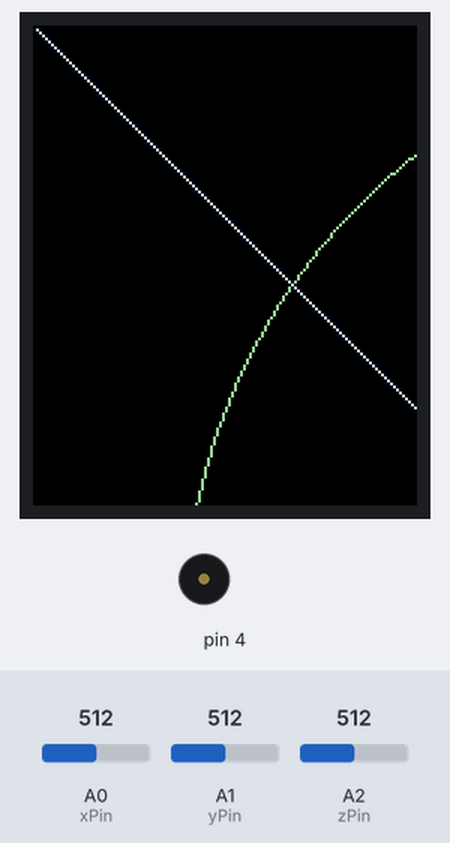
Bench run of a sketch on a simulated Arduino Uno, built with avr-gcc and run on an emulated ATmega328P. On the bench: 128×160 colour display, buzzer (waves = sounding). The test bench sets the inputs (shaded band); at power-on: A0 (xPin) = 512, A2 (zPin) = 512, A1 (yPin) = 512. Random numbers use the default seed unless the sketch sets one; what the sketch prints to the serial monitor is not drawn.

Above: at 1.3 s.
1.4 s: A0 (xPin) set to 306
At 2.08 s:
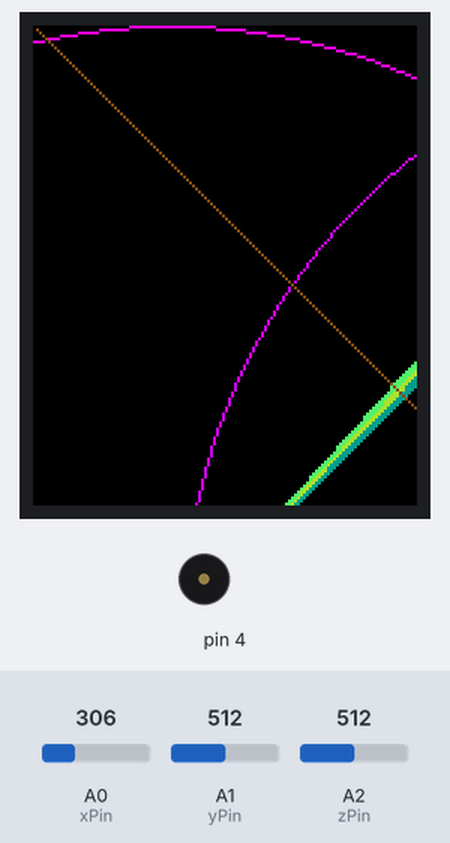
3.4 s: A2 (zPin) set to 410
At 3.57 s:
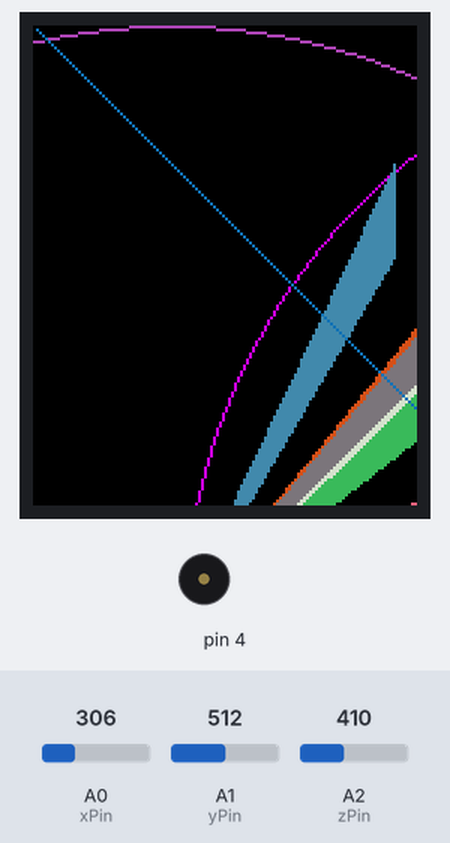
5.2 s: A1 (yPin) set to 122
At 5.64 s:
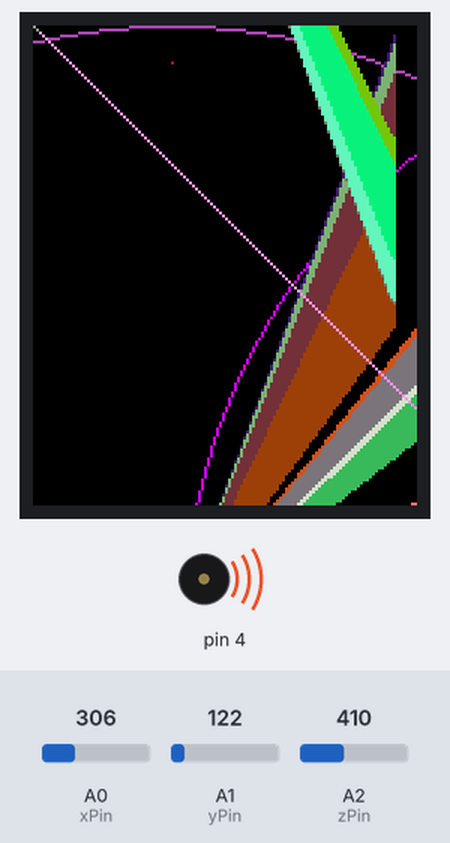
6.9 s: A0 (xPin) set to 0
At 7.39 s:
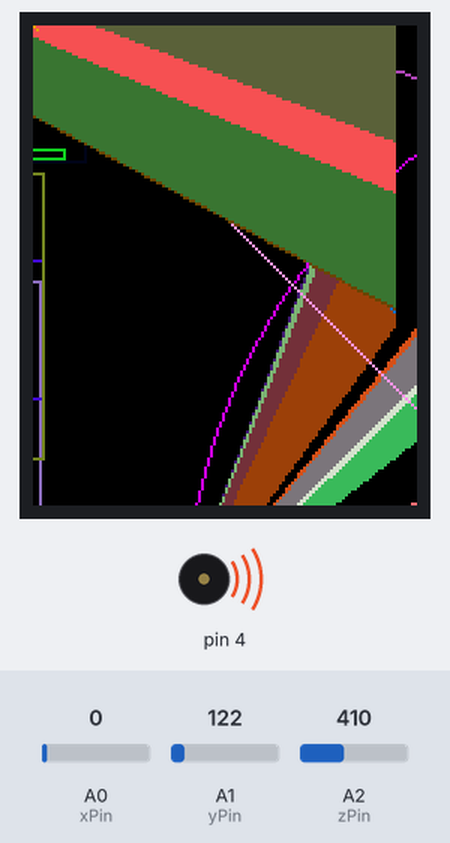
9.6 s: A0 (xPin) set to 430
At 9.76 s:
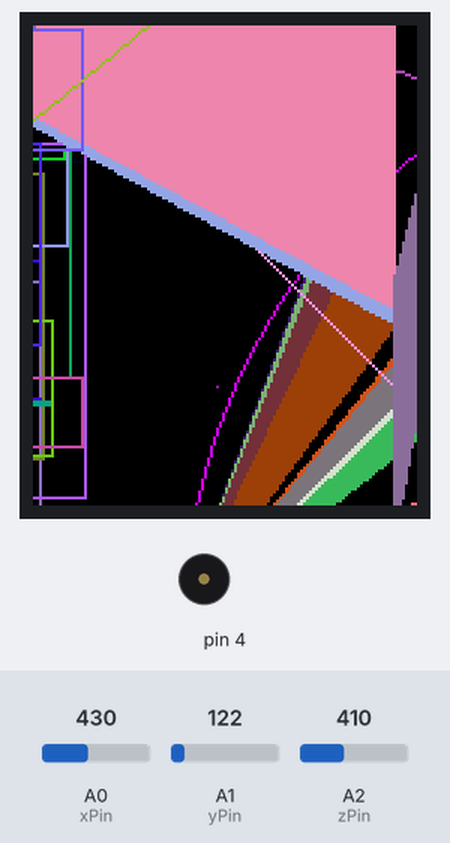
11.8 s: A1 (yPin) set to 511
At 14.94 s:
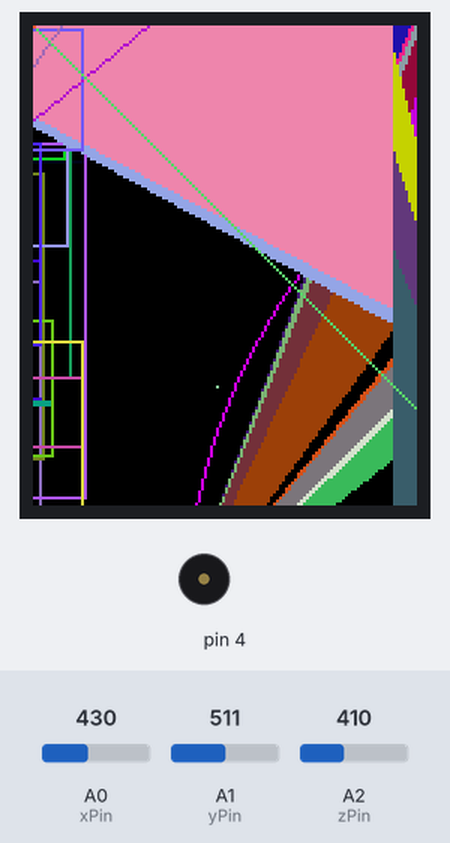
Timing chart, 0 to 15.8 s (numbered marks = the images above; inputs shaded):
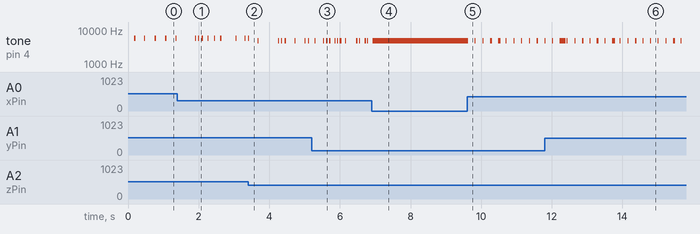

The sketch:

Caleiduino_1.ino
```cpp
/*****************************************************************
       xxxx  xxxx  x     xxxx  x  xxx   x  x  x  x  x  xxxx
       x     x  x  x     x     x  x  x  x  x  x  xx x  x  x
       x     xxxx  x     xxx   x  x  x  x  x  x  x xx  x  x
       x     x  x  x     x     x  x  x  x  x  x  x  x  x  x
       xxxx  x  x  xxxx  xxxx  x  xxx   xxxx  x  x  x  xxxx (1)
Este ejemplo de CALEIDUINO se basa en las librerias de Adafruit GFX
y ST_7735, que hacen posible conectar Arduino con una pantalla TFT
de 1.8'. Gracias a Arduino y a Adafruit por desarrollar el hardware
y el software que hacen posible el proyecto CALEIDUINO. Este sketch
de codigo es abierto y de dominio publico. Esta a disposicion de
cualquiera que desee crear su propio CALEIDUINO.
¡¡Animate y crea tu propio caleidoscopio digital sonoro!!
(CC) Jose Manuel Gonzalez 2018

******************************************************************/

// Conexiones a la pantalla TFT
// #define sclk 13 / Usa esta linea si prefieres Opcion 1 (lento)
// #define mosi 11 / Usa esta linea si prefieres Opcion 1 (lento)
#define TFT_CS  8
#define TFT_DC  9
#define TFT_RST  10 // Se puede conectar tambien al PIN RESET (no con placa CALEIDUINO)

// #include "pitches.h" / Para el caso que quieras jugar con las notas
// de la carpeta "pitches.h" que aparecen más abajo. Mas informacion:
// https://www.arduino.cc/en/Tutorial/ToneMelody
#include <Adafruit_GFX.h> // Libreria para programar los graficos
#include <Adafruit_ST7735.h> // Libreria que permite usar el chip
//especifico de la pantalla TFT
#include <SPI.h> // Libreria para que la Arduino se comunique con
// la pantalla TFT mediante protocolo Serial

#if defined(__SAM3X8E__)
#undef __FlashStringHelper::F(string_literal)
#define F(string_literal) string_literal
#endif

// Opcion 1: Usa todos los PINES pero la pantalla funciona un poco
// mas lento:
// Adafruit_ST7735 tft = Adafruit_ST7735(cs, dc, mosi, sclk, rst);

// Opcion 2: Debe usar los PINES SPI
// (Para Arduino UNO PINES sclk = 13 y mosi = 11).
// Este metodo es mas rapido:
Adafruit_ST7735 tft = Adafruit_ST7735(TFT_CS, TFT_DC, TFT_RST);
// float p = 3.1415926;

// Los 3 inputs analogicos del acelerometro, que corresponden con
// los 3 ejes X, Y y Z, se conectan a los PINES de la placa
// Arduino en A0, A1 y A2:

const int xPin = A0;
const int yPin = A1;
const int zPin = A2;

// Generamos un mapeado de los valores del sensor.
// El valor minimo es 260 y el maximo 420:

int minVal = 260;
int maxVal = 420;

// Valores que entran por los PINES A0, A1 y A2:

int val1 = 0;
int val2 = 0;
int val3 = 0;
int sound = 0;

void setup(void) {
Serial.begin(115200);

// Inicializamos la pantalla TFT en negro:

tft.initR(INITR_BLACKTAB);
uint16_t time = millis();
tft.fillScreen(ST7735_BLACK);

// PIN 4 de salida al borne (+) del piezoelectrico(sonido):

pinMode(4, OUTPUT);
}

// ¡¡¡En el void loop() es donde empieza la fiesta!!!

void loop() {

int sensorValue1 = analogRead(xPin);
int sensorValue2 = analogRead(yPin);
int sensorValue3 = analogRead(zPin);

// Convertimos la salida analogica (que va de 0 - 1023) a
// voltaje (0 - 5V):

float voltage1 = sensorValue1;
float voltage2 = sensorValue2;
float voltage3 = sensorValue3;

// Mapeamos los valores entrantes del acelerometro para usarlos
// despues en la pantalla TFT

// +---------- 160px -----------+
// +                            +
// +                            +
// 128px                        +
// +                            +
// +                            +
// +----------------------------+

val1 = map(voltage1, minVal, maxVal, 1, 160); // De 0 a 160px ancho de pantalla
val2 = map(voltage2, minVal, maxVal, 1, 128); // De 0 a 128px alto de pantalla
val3 = map(voltage3, minVal, maxVal, 1, 128); // De 0 a 128px alto de pantalla

// Mapeamos los valores del sensorValue3 para crear valores sonoros:

sound = map(voltage3, minVal, maxVal, 3520, 4978);

// La funcion tone(PIN, Frecuencia, Duracion). Mas informacion en:
// https://www.arduino.cc/en/Reference/Tone
// Aqui añadimos aleatoriedad random() a la duracion de los sonidos
// del piezoelectrico para que sean mas locos:

tone(4, sound, val1/random(1, 10));

// Gracias al puerto Serial, podemos visualizar en la pantalla los
// valores entrantes del acelerometro y en consecuencia, los valores
// de sonido lanzados al piezoelectrico. Esto ocurrira mientras
// tengamos la placa Arduino conectada mediante el cable USB.
// Puede ser util para calibrar los valores en razon de nuestras
// necesidades:

Serial.print("valor X =");
Serial.print(val1);
Serial.print("valor Y =");
Serial.print(val2);
Serial.print("valor Z =");
Serial.print(val3);
Serial.print("sound =");
Serial.println(sound);

/* Aqui hay varios ejemplos de las funciones graficas que permite la
libreria de Adafruit GFX. Funciona de forma parecida a las funciones
basicas de dibujo de Processing. Nos permite dibujar triangulos,
rectangulos, circulos, elipses, lineas verticales, horizontales,
oblicuas, etc... Juega con las diferentes posibilidades y combinalas
para que los graficos de tu pantalla TFT hagan formas caleidoscopicas
interesantes y divertidas. Mas informacion en:
https://github.com/adafruit/Adafruit-GFX-Library
A continuacion vamos a dibujar un triangulo relleno de color. Para entender
esta funcion, fijate que hay 7 valores entre parentesis. La funcion funciona asi:
tft.fillTriangle(X1, Y1, X2, Y2, X3, Y3, Color);
X1 / Y1 --> coordenadas del primer vertice del triangulo
X2 / Y2 --> coordenadas del segundo vertice del triangulo
X3 / Y3 --> coordenadas del tercer vertice del triangulo
Color ----> cifra de 16 bits, ROJO(0/31), VERDE(0/63) y AZUL(0/31)
*/

tft.fillTriangle(val1, val2, val3, val1, val3, random(100), random(316331));

// Dibuja rectangulos con los vertices redondeados:

tft.fillRoundRect(val1, val2, random(10,80), random(10,80), random(5), 277);

// Dibuja perimetro de circunferencia:

tft.drawCircle(val1, val3, val2, random(316331));

// Dibuja circulo de un color determinado:

tft.fillCircle(val1, val2, random(30), random(316331));

// Dibuja lineas verticales:

tft.drawFastVLine(val2, 1, tft.height(), random(316331));

// Dibuja lineas oblicuas:

tft.drawLine(val1, val2, val2, val3, random(316331));
tft.drawLine(val2, val2, 1, 1, random(316331));

// Dibuja perimetro de un rectangulo:

tft.drawRect(val2, random(127), random(127), random(127), random(316331));

// El tiempo de refresco de los graficos nunca debe ser = 0, de lo
// contrario la pantalla TFT se vuelve loca:

if(val1<1){
val1 = 1; }

// El delay() permite al loop() respirar y aqui lo define el valor
// analogico del PIN A0, con lo que controlamos la velocidad de
// refresco de los graficos segun la posicion del CALEIDUINO:

delay(val1); }

// FIN
```

Measured:
- after the input at 9.6 s, tone on pin 4: plays 4886 Hz for 0.02 s, 4886 Hz for 0.02 s, 4886 Hz for 0.06 s, 4886 Hz for 0.08 s, 4886 Hz for 0.02 s, 4886 Hz for 0.03 s … (10 notes in this stretch), starting at once
